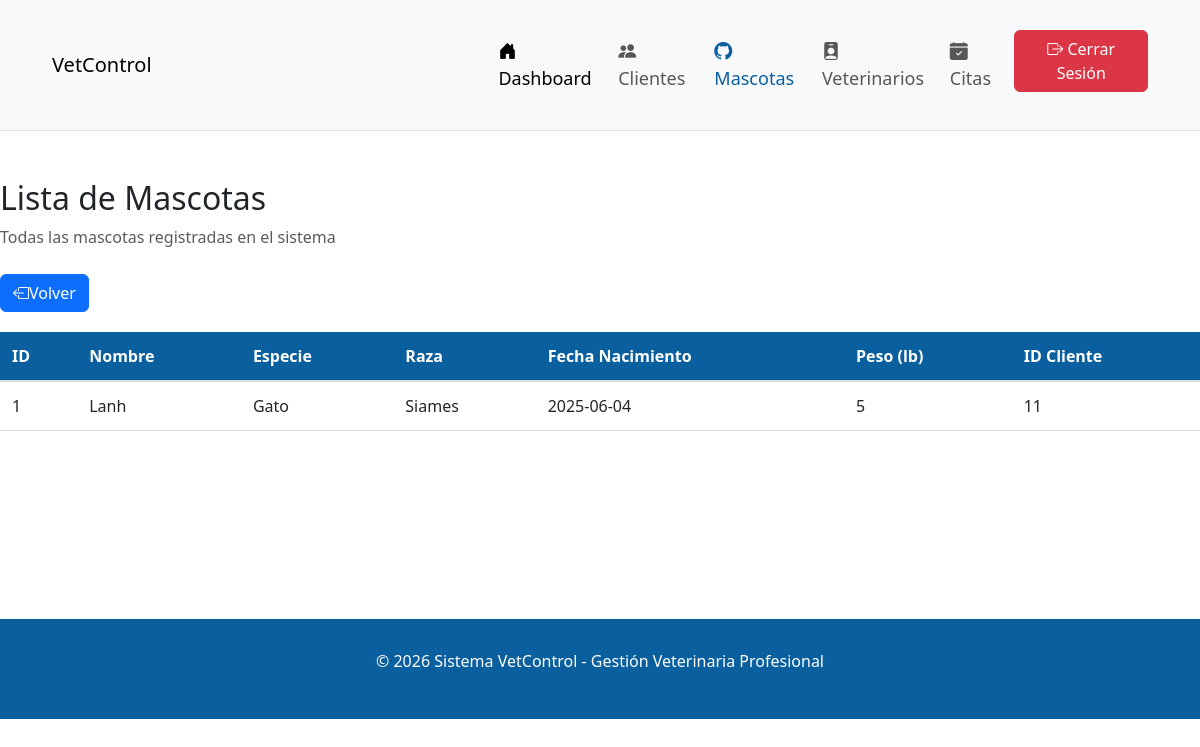
Screenshot of /index.php?accion=listarMascotas (signed in) with the database file from the repository.
### tables this page shows
CREATE TABLE `mascotas` (
  `id_mascota` int(11) NOT NULL,
  `nombre` varchar(50) DEFAULT NULL,
  `especie` varchar(50) DEFAULT NULL,
  `raza` varchar(50) DEFAULT NULL,
  `fecha_nacimiento` date NOT NULL,
  `peso` decimal(10,0) DEFAULT NULL,
  `id_cliente` int(11) DEFAULT NULL
);

### controladores/AdminControlador.php (called while the page is built, shortened)
<?php
require_once "modelos/Mascota.php";
class AdminControlador {
    public function listarMascotas() {
        $modelo = new Mascota();
        $mascotas = $modelo->obtenerMascotas();
        require_once __DIR__ . "/../vistas/admin/lista_mascotas.php";
    }
}
?>

### conexion/conexion.php (called while the page is built, shortened)
<?php
class Conexion {
    public static function conectar(){
        $conexion = new mysqli("localhost","root","","vetcontrol_db");
        return $conexion;
    }
}
?>

### modelos/Mascota.php (called while the page is built, shortened)
<?php
require_once __DIR__ . "/../conexion/conexion.php";
class Mascota {
    private $conexion;
    public function __construct(){
        $this->conexion = Conexion::conectar();
    }
    public function obtenerMascotas() {
        $sql = "SELECT * FROM mascotas";
        return $this->conexion->query($sql);
    }
}

### vistas/admin/lista_mascotas.php (the view, shortened to what this page needs)
<!DOCTYPE html>
<html lang="es">
<head>
    <link href="https://cdn.jsdelivr.net/npm/bootstrap@5.3.8/dist/css/bootstrap.min.css" rel="stylesheet">
    <link rel="stylesheet" href="https://cdn.jsdelivr.net/npm/bootstrap-icons@1.13.1/font/bootstrap-icons.min.css">
</head>
<body>
   <nav class="navbar navbar-expand-lg bg-body-tertiary" style="background-color:  #0A5F9E; padding: 30px 40px; font-size: 18px; border-bottom: 1px solid #dee2e6;">
        <div class="container-fluid">
            <div style="diplay:flex; justify-content: space-between; width: 40%;">
            <a href="index.php?accion=dashboardAdmin" class="navbar-brand">VetControl</a>
            </div>
            <div style="display: flex; justify-content: flex-end; width: 60%;">
            <ul class="navbar-nav me-auto mb-4 mb-lg-0">
                <li class="nav-item"><a href="index.php?accion=dashboardAdmin" class="nav-link active" ><i class="bi bi-house-door-fill"></i> Dashboard</a></li>
                <li class="nav-item"><a href="index.php?accion=listarClientes" class="nav-link"><i class="bi bi-people-fill"></i> Clientes</a></li>
                <li class="nav-item"><a href="index.php?accion=listarMascotas" class="nav-link" style="color: #0A5F9E;"><i class="bi bi-github"></i> Mascotas</a></li>
                <li class="nav-item"><a href="index.php?accion=listarVeterinarios" class="nav-link" ><i class="bi bi-person-badge-fill"></i> Veterinarios</a></li>
                <li class="nav-item"><a href="index.php?accion=listarCitas" class="nav-link" ><i class="bi bi-calendar-check-fill"></i> Citas</a></li>
                <div style="display: flex; justify-content: flex-end;">
                 <li class="nav-item"><a href="index.php?accion=salir" class="btn btn-danger" style="align-content: flex-end;"><i class="bi bi-box-arrow-right"></i> Cerrar Sesión</a></li>
                </div>
            </ul>
            </div>
        </div>
    </nav>
    <br><br>
    <div class="container-fulid">
        <div>
            <h2>Lista de Mascotas</h2>
            <p class="text-muted" style="margin-bottom: 20px;">Todas las mascotas registradas en el sistema</p>
             <div class="button-group" style="margin-top: 25px;">
                <a href="index.php?accion=dashboardAdmin" class="btn btn-primary" style="text-decoration: none; color: white; margin-bottom: 20px;"><i class="bi bi-box-arrow-left"></i>Volver</a>
            </div>
            <?php if ($mascotas && $mascotas->num_rows > 0): ?>
            <div style="overflow-x: auto;">
                <table style="width: 100%; border-collapse: collapse; margin-bottom: 20px;">
                    <thead>
                        <tr style="background-color: #0A5F9E; color: white;">
                            <th style="padding: 12px; text-align: left; border-bottom: 2px solid #ddd;">ID</th>
                            <th style="padding: 12px; text-align: left; border-bottom: 2px solid #ddd;">Nombre</th>
                            <th style="padding: 12px; text-align: left; border-bottom: 2px solid #ddd;">Especie</th>
                            <th style="padding: 12px; text-align: left; border-bottom: 2px solid #ddd;">Raza</th>
                            <th style="padding: 12px; text-align: left; border-bottom: 2px solid #ddd;">Fecha Nacimiento</th>
                            <th style="padding: 12px; text-align: left; border-bottom: 2px solid #ddd;">Peso (lb)</th>
                            <th style="padding: 12px; text-align: left; border-bottom: 2px solid #ddd;">ID Cliente</th>
                        </tr>
                    </thead>
                    <tbody>
                        <?php while ($mascota = $mascotas->fetch_assoc()): ?>
                        <tr style="border-bottom: 1px solid #ddd;">
                            <td style="padding: 12px;"><?php echo htmlspecialchars($mascota["id_mascota"] ?? $mascota["id"] ?? ""); ?></td>
                            <td style="padding: 12px;"><?php echo htmlspecialchars($mascota["nombre"]); ?></td>
                            <td style="padding: 12px;"><?php echo htmlspecialchars($mascota["especie"]); ?></td>
                            <td style="padding: 12px;"><?php echo htmlspecialchars($mascota["raza"]); ?></td>
                            <td style="padding: 12px;"><?php echo htmlspecialchars($mascota["fecha_nacimiento"]); ?></td>
                            <td style="padding: 12px;"><?php echo htmlspecialchars($mascota["peso"]); ?></td>
                            <td style="padding: 12px;"><?php echo htmlspecialchars($mascota["id_cliente"]); ?></td>
                        </tr>
                        <?php endwhile; ?>
                    </tbody>
                </table>
            </div>
            <?php else: ?>
            <div class="card" style="padding: 20px; background-color: #f8f9fa; border: 1px solid #ddd; border-radius: 5px;">
                <p style="color: #666; margin: 0;">No hay mascotas registradas en el sistema.</p>
            </div>
            <?php endif; ?>
        </div>
    </div>
    <br><br>
</body>
<br><br><br>
<br>
<br>
     <div class="container-fluid" style="background-color: #0A5F9E; color: white; padding: 30px; text-align: center;">
          <footer>
             <p>&copy; 2026 Sistema VetControl - Gestión Veterinaria Profesional</p>
         </footer>
     </div>
</html>

### rows the page displays
mascotas: id_mascota "1", nombre "Lanh", especie "Gato", raza "Siames", fecha_nacimiento "2025-06-04", peso "5", id_cliente "11"
